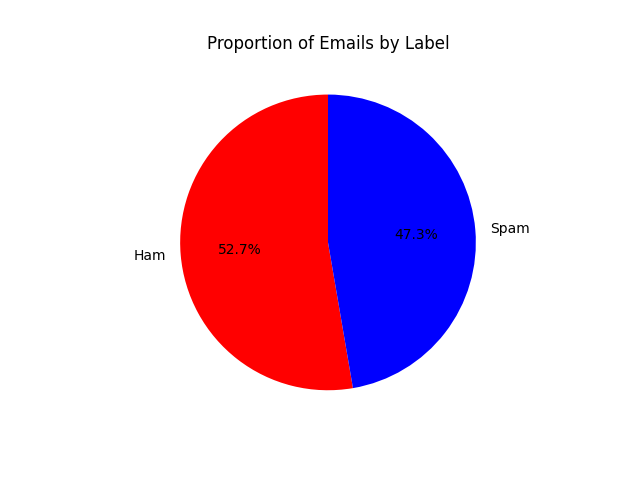

Source code (Python):
import pandas as pd
import matplotlib.pyplot as plt

df = pd.read_csv("data/raw/spam_Emails_data.csv")
counts = df['label'].value_counts()

plt.pie(counts, labels=counts.index, autopct='%1.1f%%', colors=['red', 'blue'], startangle=90)
plt.title('Proportion of Emails by Label')
plt.show()
